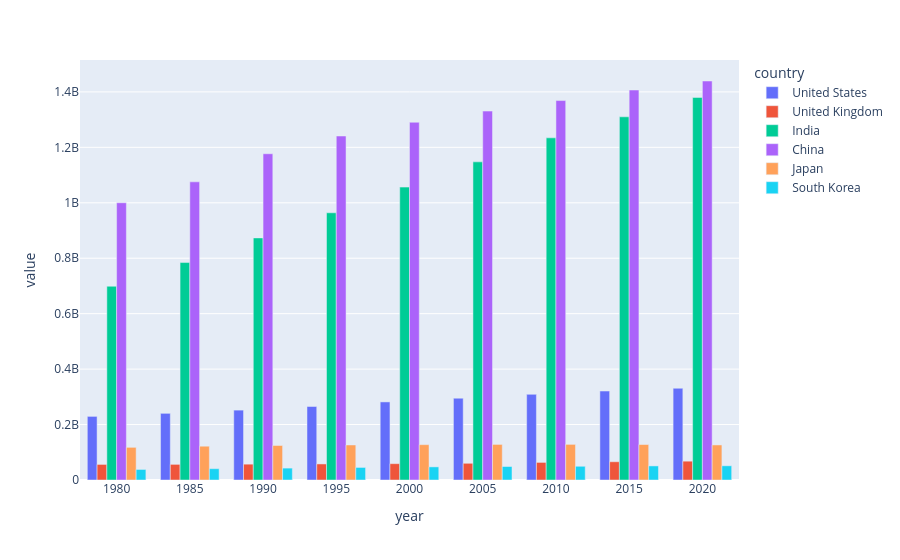

Source (notebook cell):
### Code cell
# here barmode is spcified group because we want bars of each country side by side not stacked one above another
px.bar(sample, barmode='group')

### Figure 1 — Plotly figure (JSON) as saved in the notebook; plotly's stock layout.template omitted (floating-point values rounded to 4 significant figures)
{"data": [{"alignmentgroup": "True", "hovertemplate": "country=United States<br>year=%{x}<br>value=%{y}<extra></extra>", "legendgroup": "United States", "marker": {"color": "#636efa", "pattern": {"shape": ""}}, "name": "United States", "offsetgroup": "United States", "orientation": "v", "showlegend": true, "textposition": "auto", "type": "bar", "x": [1980.0, 1985.0, 1990.0, 1995.0, 2000.0, 2005.0, 2010.0, 2015.0, 2020.0], "xaxis": "x", "y": [229500000.0, 240500000.0, 252100000.0, 265200000.0, 281700000.0, 295000000.0, 309000000.0, 320900000.0, 331000000.0], "yaxis": "y"}, {"alignmentgroup": "True", "hovertemplate": "country=United Kingdom<br>year=%{x}<br>value=%{y}<extra></extra>", "legendgroup": "United Kingdom", "marker": {"color": "#EF553B", "pattern": {"shape": ""}}, "name": "United Kingdom", "offsetgroup": "United Kingdom", "orientation": "v", "showlegend": true, "textposition": "auto", "type": "bar", "x": [1980.0, 1985.0, 1990.0, 1995.0, 2000.0, 2005.0, 2010.0, 2015.0, 2020.0], "xaxis": "x", "y": [56210000.0, 56410000.0, 57130000.0, 57930000.0, 58920000.0, 60290000.0, 63460000.0, 65860000.0, 67890000.0], "yaxis": "y"}, {"alignmentgroup": "True", "hovertemplate": "country=India<br>year=%{x}<br>value=%{y}<extra></extra>", "legendgroup": "India", "marker": {"color": "#00cc96", "pattern": {"shape": ""}}, "name": "India", "offsetgroup": "India", "orientation": "v", "showlegend": true, "textposition": "auto", "type": "bar", "x": [1980.0, 1985.0, 1990.0, 1995.0, 2000.0, 2005.0, 2010.0, 2015.0, 2020.0], "xaxis": "x", "y": [699000000.0, 784400000.0, 873300000.0, 963900000.0, 1057000000.0, 1148000000.0, 1234000000.0, 1310000000.0, 1380000000.0], "yaxis": "y"}, {"alignmentgroup": "True", "hovertemplate": "country=China<br>year=%{x}<br>value=%{y}<extra></extra>", "legendgroup": "China", "marker": {"color": "#ab63fa", "pattern": {"shape": ""}}, "name": "China", "offsetgroup": "China", "orientation": "v", "showlegend": true, "textposition": "auto", "type": "bar", "x": [1980.0, 1985.0, 1990.0, 1995.0, 2000.0, 2005.0, 2010.0, 2015.0, 2020.0], "xaxis": "x", "y": [1000000000.0, 1076000000.0, 1177000000.0, 1241000000.0, 1291000000.0, 1331000000.0, 1369000000.0, 1407000000.0, 1439000000.0], "yaxis": "y"}, {"alignmentgroup": "True", "hovertemplate": "country=Japan<br>year=%{x}<br>value=%{y}<extra></extra>", "legendgroup": "Japan", "marker": {"color": "#FFA15A", "pattern": {"shape": ""}}, "name": "Japan", "offsetgroup": "Japan", "orientation": "v", "showlegend": true, "textposition": "auto", "type": "bar", "x": [1980.0, 1985.0, 1990.0, 1995.0, 2000.0, 2005.0, 2010.0, 2015.0, 2020.0], "xaxis": "x", "y": [117800000.0, 121900000.0, 124500000.0, 126400000.0, 127500000.0, 128300000.0, 128500000.0, 128000000.0, 126500000.0], "yaxis": "y"}, {"alignmentgroup": "True", "hovertemplate": "country=South Korea<br>year=%{x}<br>value=%{y}<extra></extra>", "legendgroup": "South Korea", "marker": {"color": "#19d3f3", "pattern": {"shape": ""}}, "name": "South Korea", "offsetgroup": "South Korea", "orientation": "v", "showlegend": true, "textposition": "auto", "type": "bar", "x": [1980.0, 1985.0, 1990.0, 1995.0, 2000.0, 2005.0, 2010.0, 2015.0, 2020.0], "xaxis": "x", "y": [38050000.0, 40800000.0, 42920000.0, 45290000.0, 47380000.0, 48700000.0, 49550000.0, 50820000.0, 51270000.0], "yaxis": "y"}], "layout": {"barmode": "group", "legend": {"title": {"text": "country"}, "tracegroupgap": 0}, "margin": {"t": 60}, "xaxis": {"anchor": "y", "domain": [0, 1], "title": {"text": "year"}}, "yaxis": {"anchor": "x", "domain": [0, 1], "title": {"text": "value"}}}}
